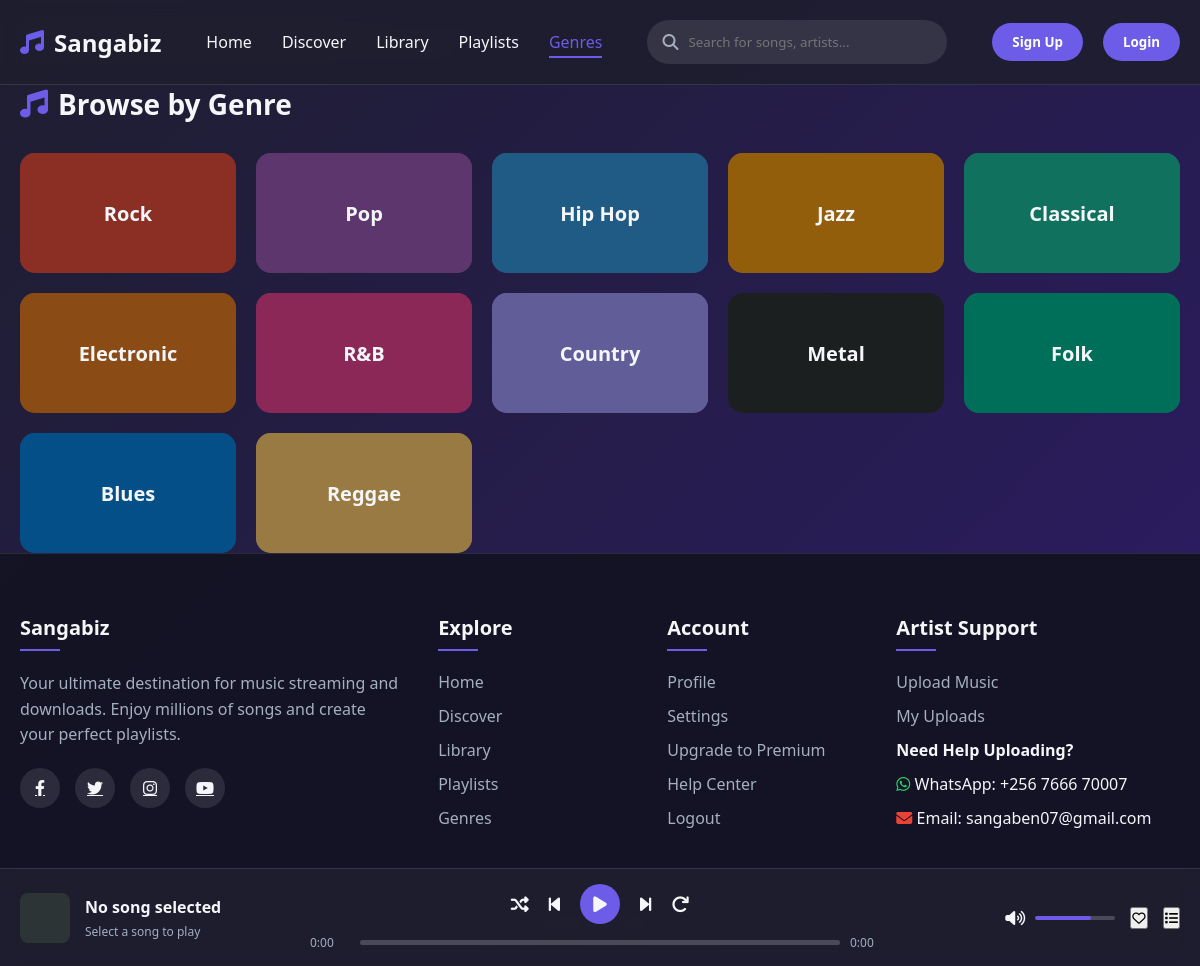
The page /genres/ on the database its author committed.
### music/models.py (models this page shows, shortened)
class Genre(models.Model):
    name = models.CharField(max_length=100)
    color = models.CharField(max_length=7, default='#6c5ce7')  # Hex color

### music/views.py (the view)
# urls.py: path('genres/', views.genres, name='genres'),
def genres(request):
    genres = Genre.objects.all()
    context = {
        'genres': genres,
    }
    return render(request, 'genres.html', context)

### music/templates/genres.html (shortened to what this page needs)
{% extends "base.html" %}
{% block content %}
<section class="container">
    <h2 class="section-title">
        <i class="fas fa-music"></i>
        Browse by Genre
    </h2>
    <div class="genres-grid">
        {% for genre in genres %}
        <div class="genre-card" style="background: {{ genre.color|default:'linear-gradient(135deg, #6c5ce7, #fd79a8)' }};" onclick="window.location.href='{% url 'genre_songs' genre.id %}'">
            <span>{{ genre.name }}</span>
        </div>
        {% endfor %}
    </div>
</section>
{% endblock %}

### rows shown on the page
Genre: name "Rock"
Genre: name "Pop"
Genre: name "Hip Hop"
Genre: name "Jazz"
Genre: name "Classical"
Genre: name "Electronic"
Genre: name "R&B"
Genre: name "Country"
Genre: name "Metal"
Genre: name "Folk"
Genre: name "Blues"
Genre: name "Reggae"
